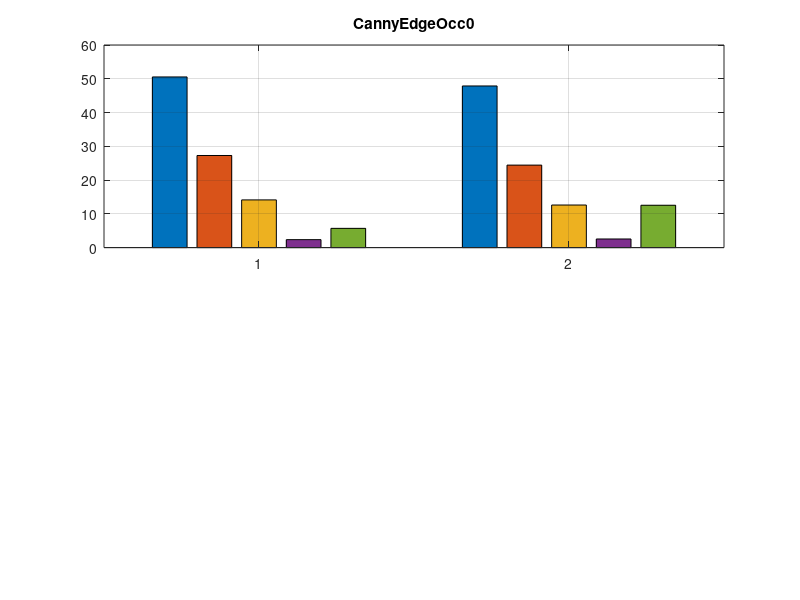

MATLAB code to generate this figure: (Note: this script raises an error after producing the figure.)
yNoc0 = [50.5405 27.2766 14.1269 2.35754 5.69841; 47.8693 24.428 12.6087 2.55098 12.5429] ;
yOcc0 = [50.5405 27.2766 14.1269 2.35754 5.69841; 47.8693 24.428 12.6087 2.55098 12.5429] ;
sgbmNoc0 = [69.297 19.9719 6.45575 2.53466 1.74067; 69.2347 19.3772 6.61501 2.71179 2.06125] ;
sgbmOcc0 = [69.297 19.9719 6.45575 2.53466 1.74067; 69.2347 19.3772 6.61501 2.71179 2.06125] ;

x = [1:1:2] ; 
 figure() ; 
 subplot(2,1,1); 
 bar(x,yOcc0);
 grid on ; 
title('CannyEdgeOcc0');

ax=gca; 
 ax.XTickLabel = {'1Edge', '2Edge','4Edge','8Edge','12Edge', '16Edge','16PointAl','16PointDia','12Point', '8PointAl','4PointDia','2point','1point'} 
ax.XTickLabelRotation=45;
subplot(2,1,2); 
 bar(x,sgbmOcc0);
 grid on ; 
title('SGBMOcc0');

ax=gca; 
 ax.XTickLabel = {'1Edge', '2Edge','4Edge','8Edge','12Edge', '16Edge','16PointAl','16PointDia','12Point', '8PointAl','4PointDia','2point','1point'} 
ax.XTickLabelRotation=45;
yNoc1 = [49.8687 27.2339 14.304 2.54688 6.04654; 46.3855 24.4134 12.9742 2.62408 13.6028] ;
yOcc1 = [49.8687 27.2339 14.304 2.54688 6.04654; 46.3855 24.4134 12.9742 2.62408 13.6028] ;
sgbmNoc1 = [69.297 19.9719 6.45575 2.53466 1.74067; 69.2347 19.3772 6.61501 2.71179 2.06125] ;
sgbmOcc1 = [69.297 19.9719 6.45575 2.53466 1.74067; 69.2347 19.3772 6.61501 2.71179 2.06125] ;

x = [1:1:2] ; 
 figure() ; 
 subplot(2,1,1); 
 bar(x,yOcc1);
 grid on ; 
title('CannyEdgeOcc1');

ax=gca; 
 ax.XTickLabel = {'1Edge', '2Edge','4Edge','8Edge','12Edge', '16Edge','16PointAl','16PointDia','12Point', '8PointAl','4PointDia','2point','1point'} 
ax.XTickLabelRotation=45;
subplot(2,1,2); 
 bar(x,sgbmOcc1);
 grid on ; 
title('SGBMOcc1');

ax=gca; 
 ax.XTickLabel = {'1Edge', '2Edge','4Edge','8Edge','12Edge', '16Edge','16PointAl','16PointDia','12Point', '8PointAl','4PointDia','2point','1point'} 
ax.XTickLabelRotation=45;
